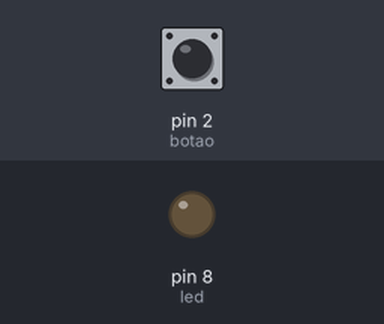
Recording of a sketch running on a simulated Arduino Uno, built with avr-gcc and run on an emulated ATmega328P. Shown: output pins drawn as LEDs (lit = HIGH). Inputs (shaded band) come from the test bench; at power-on: pin 2 (botao) LOW.

Above: at 1.2 s.
1.3 s: pin 2 (botao) pulled HIGH for 0.15 s
At 1.37 s:
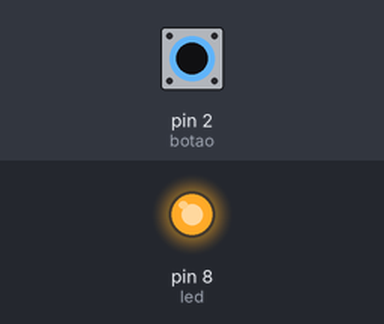
2.9 s: pin 2 (botao) pulled HIGH for 3.2 s
At 7.2 s:
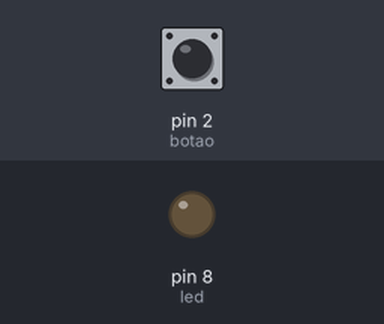
Timing chart, 0 to 8.7 s (numbered marks = the images above; inputs shaded):
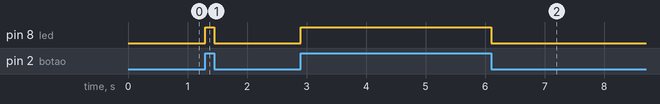

Measured:
- after the input at 1.3 s, pin 8 (led): LOW → HIGH at once, → LOW 0.15 s later
- after the input at 2.9 s, pin 8 (led): LOW → HIGH at once, → LOW 3.2 s later

The sketch:

Push_button_led_controller.ino
```cpp
//Declaração das constantes
const int led = 8;   //constante led refere-se ao pino digital 7.
const int botao = 2; //constante botão refere-se ao pino digital 2.

//Variável que conterá os estados do botão (0 LOW, 1 HIGH).
int estadoBotao = 0;

//Método setup, executado uma vez ao ligar o Arduino.
void setup() {
  pinMode(led,OUTPUT);  //Definindo pino digital 8 como de saída.
  pinMode(botao,INPUT); //Definindo pino digital 2 como de entrada.
}

//Método loop, executado enquanto o Arduino estiver ligado.
void loop() {
  //Lendo o estado do pino 2, constante botao, e atribuindo
  //o resultado a variável estadoBotao.
  estadoBotao = digitalRead(botao);

  //Verificando o estado do botão para definir se acenderá ou apagará o led.
  if (estadoBotao == HIGH) {
    digitalWrite (led, HIGH); // Significa que o LED será ligado.
  } else {
    digitalWrite(led,LOW);  //Botão não pressionado, apaga o led.
  }
}
```
